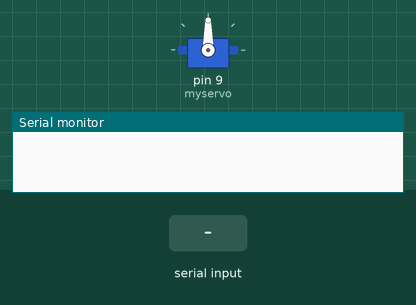
A sketch run on a simulated Arduino Uno, built with avr-gcc and run on an emulated ATmega328P. Parts: servo, the last lines printed to the serial monitor. Inputs (shaded band) come from the test bench.

Above: at 1.2 s.
1.3 s: "30,150\n" received over Serial
At 2.4 s:
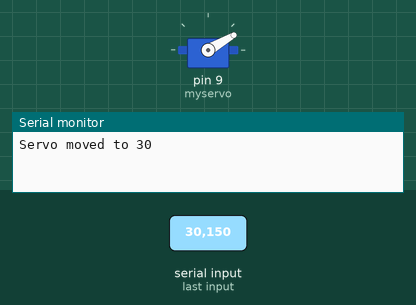
2.8 s: "5\n" received over Serial
At 3.4 s:
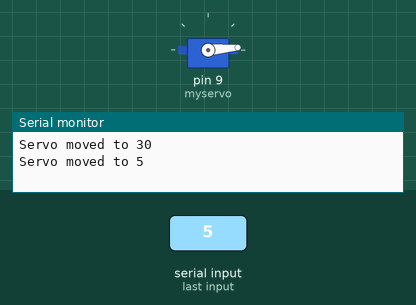
4.3 s: "90,45\n" received over Serial
At 4.7 s:
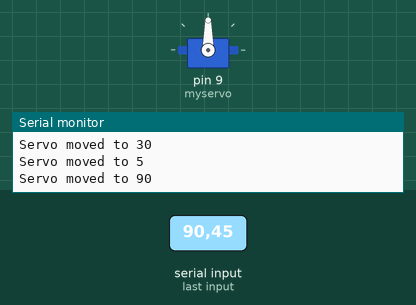
Timing chart, 0 to 7.3 s (numbered marks = the images above; inputs shaded):
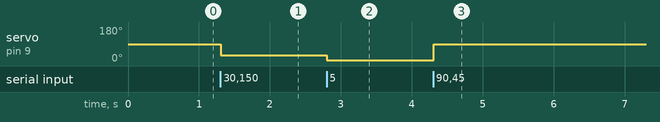

The sketch:

Moving_servo_motor_arduino_ros.ino
```cpp
#include <Servo.h>

Servo myservo;
int pos = 0;

void setup() {
  Serial.begin(9600);
  myservo.attach(9); // Use the appropriate pin for your servo
}

void loop() {
  if (Serial.available()) {
    String input = Serial.readStringUntil('\n'); // Read a string until a newline character

    // Convert the string to an integer
    int targetPosition = input.toInt();
    if (targetPosition >= 0 && targetPosition <= 180) {
      // Move the servo to the target position
      myservo.write(targetPosition);
      Serial.print("Servo moved to ");
      Serial.println(targetPosition);
    } else {
      Serial.println("Invalid position. Please enter a value between 0 and 180.");
    }

    while (Serial.available()) {
      Serial.read(); // Clear any remaining characters in the serial buffer
    }
  }
}
```

Measured:
- after the input at 1.3 s, servo on pin 9 (myservo): 90° → 30° at once
- after the input at 2.8 s, servo on pin 9 (myservo): 30° → 5° at once
- after the input at 4.3 s, servo on pin 9 (myservo): 5° → 90° at once
